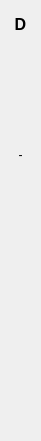
  <widget class="QWidget" name="verticalLayoutWidget_5">
   <property name="geometry">
    <rect>
     <x>890</x>
     <y>80</y>
     <width>41</width>
     <height>441</height>
    </rect>
   </property>
   <layout class="QVBoxLayout" name="verticalLayout_14">
    <item>
     <widget class="QLabel" name="label_70">
      <property name="font">
       <font>
        <pointsize>12</pointsize>
        <bold>true</bold>
       </font>
      </property>
      <property name="text">
       <string>D</string>
      </property>
      <property name="alignment">
       <set>Qt::AlignCenter</set>
      </property>
     </widget>
    </item>
    <item>
     <widget class="QLabel" name="label_ad">
      <property name="text">
       <string/>
      </property>
      <property name="alignment">
       <set>Qt::AlignCenter</set>
      </property>
     </widget>
    </item>
    <item>
     <widget class="QLabel" name="label_bd">
      <property name="text">
       <string/>
      </property>
      <property name="alignment">
       <set>Qt::AlignCenter</set>
      </property>
     </widget>
    </item>
    <item>
     <widget class="QLabel" name="label_cd">
      <property name="text">
       <string/>
      </property>
      <property name="alignment">
       <set>Qt::AlignCenter</set>
      </property>
     </widget>
    </item>
    <item>
     <widget class="QLabel" name="label_dc_2">
      <property name="text">
       <string>-</string>
      </property>
      <property name="alignment">
       <set>Qt::AlignCenter</set>
      </property>
     </widget>
    </item>
    <item>
     <widget class="QLabel" name="label_ed">
      <property name="text">
       <string/>
      </property>
      <property name="alignment">
       <set>Qt::AlignCenter</set>
      </property>
     </widget>
    </item>
    <item>
     <widget class="QLabel" name="label_fd">
      <property name="text">
       <string/>
      </property>
      <property name="alignment">
       <set>Qt::AlignCenter</set>
      </property>
     </widget>
    </item>
    <item>
     <widget class="QLabel" name="label_gd">
      <property name="text">
       <string/>
      </property>
      <property name="alignment">
       <set>Qt::AlignCenter</set>
      </property>
     </widget>
    </item>
    <item>
     <widget class="QLabel" name="label_hd">
      <property name="text">
       <string/>
      </property>
      <property name="alignment">
       <set>Qt::AlignCenter</set>
      </property>
     </widget>
    </item>
    <item>
     <widget class="QLabel" name="label_id">
      <property name="text">
       <string/>
      </property>
      <property name="alignment">
       <set>Qt::AlignCenter</set>
      </property>
     </widget>
    </item>
    <item>
     <widget class="QLabel" name="label_jd">
      <property name="text">
       <string/>
      </property>
      <property name="alignment">
       <set>Qt::AlignCenter</set>
      </property>
     </widget>
    </item>
    <item>
     <widget class="QLabel" name="label_kd">
      <property name="text">
       <string/>
      </property>
      <property name="alignment">
       <set>Qt::AlignCenter</set>
      </property>
     </widget>
    </item>
    <item>
     <widget class="QLabel" name="label_ld">
      <property name="text">
       <string/>
      </property>
      <property name="alignment">
       <set>Qt::AlignCenter</set>
      </property>
     </widget>
    </item>
   </layout>
  </widget>
